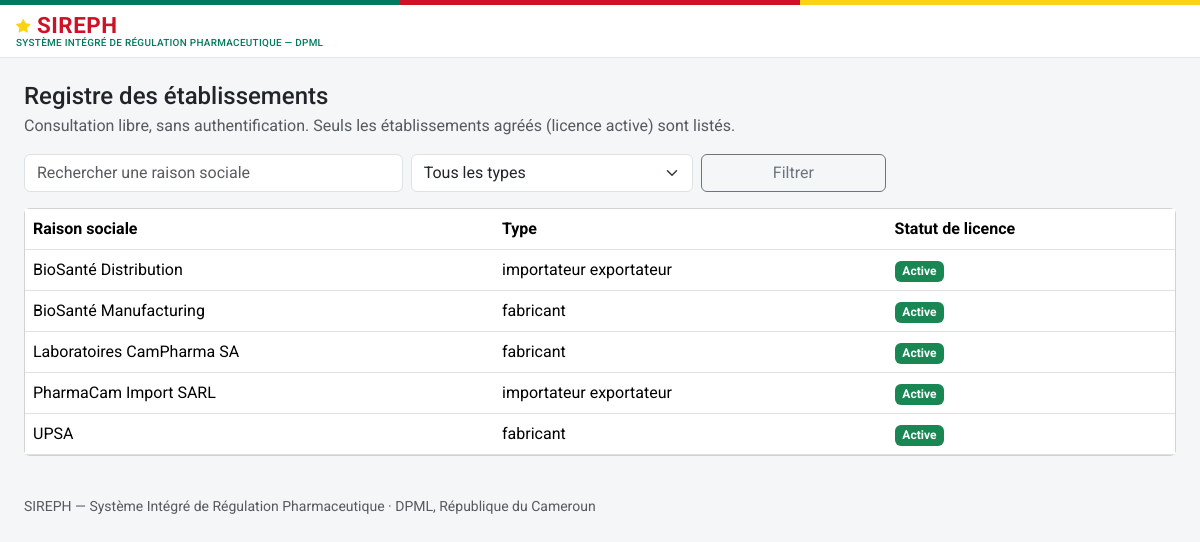
Before: /etablissements with the older database file.
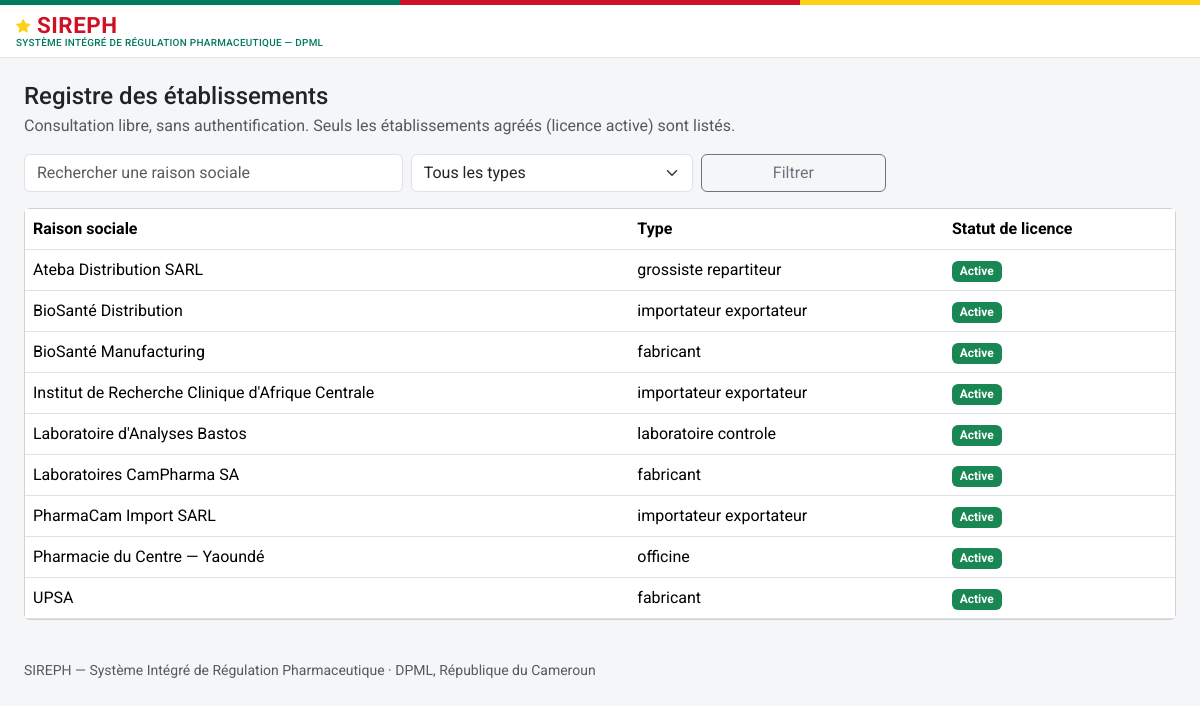
After: the same page with the newer database file.
### models.py (models this page shows)
class Etablissement(db.Model):
    id = db.Column(db.Integer, primary_key=True)
    raison_sociale = db.Column(db.String(255), nullable=False)
    type = db.Column(db.String(40), nullable=False)
    adresse = db.Column(db.String(500))
    latitude = db.Column(db.Float, nullable=True)   # géolocalisation — exploité par le futur module RI
    longitude = db.Column(db.Float, nullable=True)
    statut_licence = db.Column(db.String(20), nullable=False, default="en_instruction")
    date_expiration_licence = db.Column(db.Date, nullable=True)
    pharmacien_responsable_id = db.Column(db.Integer, db.ForeignKey("personne.id"), nullable=True)
    categorie_activite = db.Column(db.String(30), nullable=True)
    pharmacien_responsable = db.relationship("Personne", foreign_keys=[pharmacien_responsable_id])

### routes_ri.py (the view)
@ri_bp.route("/etablissements")
def etablissements_registre():
    q = Etablissement.query
    texte = request.args.get("q", "").strip()
    type_etab = request.args.get("type", "")
    statut = request.args.get("statut", "")
    vue_publique = current_user() is None
    if vue_publique:
        q = q.filter_by(statut_licence="active")
        statut = "active"
    if texte:
        q = q.filter(Etablissement.raison_sociale.ilike(f"%{texte}%"))
    if type_etab:
        q = q.filter_by(type=type_etab)
    if statut and not vue_publique:
        q = q.filter_by(statut_licence=statut)
    etablissements = q.order_by(Etablissement.raison_sociale).all()
    return render_template("inspection/etablissements_registre.html", etablissements=etablissements,
                            q=texte, type_etab=type_etab, statut=statut, vue_publique=vue_publique)

### auth.py (called while the page is built)
def current_user():
    uid = session.get("user_id")
    if not uid:
        return None
    return db.session.get(Personne, uid)

### templates/inspection/etablissements_registre.html (shortened to what this page needs)
{% extends "base.html" %}
{% block content %}
<h4 class="mb-1">Registre des établissements</h4>
{% if vue_publique %}
<p class="text-muted">Consultation libre, sans authentification. Seuls les établissements agréés (licence active) sont listés.</p>
{% endif %}
<form method="get" class="row g-2 mb-3" role="search">
  <div class="col-md-4">
    <input type="text" class="form-control" id="q" name="q" value="{{ q }}" placeholder="Rechercher une raison sociale">
  </div>
  <div class="col-md-3">
    <select class="form-select" id="type" name="type">
      <option value="">Tous les types</option>
    </select>
  </div>
  <div class="col-md-2"><button class="btn btn-outline-secondary w-100">Filtrer</button></div>
</form>
<div class="card">
  <div class="table-responsive">
    <table class="table table-hover align-middle mb-0">
      <thead><tr><th>Raison sociale</th><th>Type</th><th>Statut de licence</th></tr></thead>
      <tbody>
        {% for e in etablissements %}
        <tr>
          <td>{% if vue_publique %}{{ e.raison_sociale }}{% else %}<a href="{{ url_for('ri.etablissement_fiche', id=e.id) }}">{{ e.raison_sociale }}</a>{% endif %}</td>
          <td>{{ e.type.replace('_',' ') }}</td>
          <td><span class="badge {{ 'bg-success' if e.statut_licence == 'active' else ('bg-danger' if e.statut_licence in ('suspendue','revoquee') else 'bg-secondary') }}">{{ STATUTS_LICENCE.get(e.statut_licence, e.statut_licence) }}</span></td>
        </tr>
        {% else %}
        <tr><td colspan="3" class="text-center text-muted py-4">Aucun résultat ne correspond à ces critères.</td></tr>
        {% endfor %}
      </tbody>
    </table>
  </div>
</div>
{% endblock %}

### templates/base.html (shortened to what this page needs)
<!doctype html>
<html lang="fr">
<head>
<link href="https://cdn.jsdelivr.net/npm/bootstrap@5.3.3/dist/css/bootstrap.min.css" rel="stylesheet">
<link href="https://cdn.jsdelivr.net/npm/bootstrap-icons@1.11.3/font/bootstrap-icons.css" rel="stylesheet">
<link href="{{ url_for('static', filename='css/style.css') }}" rel="stylesheet">
</head>
<body>
<div class="sireph-flagbar" aria-hidden="true"><span></span><span></span><span></span></div>
<header class="sireph-topbar">
  <div class="container-fluid px-3 py-2 d-flex align-items-center justify-content-between">
    <div class="d-flex align-items-center gap-2">
      <a class="sireph-brand" href="{{ current_user and url_for('dashboard') or url_for('login') }}">
        <i class="bi bi-star-fill"></i> SIREPH
        <small>Système Intégré de Régulation Pharmaceutique — DPML</small>
      </a>
    </div>
  </div>
</header>
<div class="sireph-layout">
  <main id="contenu-principal" class="sireph-content">
    {% block content %}{% endblock %}
    <footer class="text-muted small py-4 mt-3">
      SIREPH — Système Intégré de Régulation Pharmaceutique · DPML, République du Cameroun
    </footer>
  </main>
</div>
</body>
</html>

### static/css/style.css (style rules this page uses)
:root { --cm-green: #007a5e; --cm-green-dark: #00553f; --cm-red: #ce1126; --cm-yellow: #fcd116; }
body { background-color: #f4f6f8; font-family: "Roboto", -apple-system, BlinkMacSystemFont, "Segoe UI", Arial, sans-serif; }
.sireph-flagbar { height: 5px; display: flex; }
.sireph-flagbar span { flex: 1 1 0; }
.sireph-flagbar span:nth-child(1) { background-color: var(--cm-green); }
.sireph-flagbar span:nth-child(2) { background-color: var(--cm-red); }
.sireph-flagbar span:nth-child(3) { background-color: var(--cm-yellow); }
.sireph-topbar { background-color: #ffffff; border-bottom: 1px solid #e2e6ea; }
.sireph-brand { font-weight: 700; font-size: 1.4rem; color: var(--cm-red); letter-spacing: 0.5px; text-decoration: none; line-height: 1.1; }
.sireph-brand .bi-star-fill { color: var(--cm-yellow); font-size: 0.9rem; vertical-align: 2px; }
.sireph-brand small { display: block; font-size: 0.62rem; font-weight: 500; color: var(--cm-green); letter-spacing: 0.3px; text-transform: uppercase; }
.sireph-layout { display: flex; align-items: stretch; min-height: calc(100vh - 63px); }
.sireph-content { flex: 1 1 auto; min-width: 0; padding: 1.5rem; }

Changed rows visible on the page:
added Etablissement: raison_sociale "Ateba Distribution SARL", type.replace "grossiste repartiteur", get "Active"
added Etablissement: raison_sociale "Institut de Recherche Clinique d'Afrique Centrale", type.replace "importateur exportateur", get "Active"
added Etablissement: raison_sociale "Laboratoire d'Analyses Bastos", type.replace "laboratoire controle", get "Active"
added Etablissement: raison_sociale "Pharmacie du Centre — Yaoundé", type.replace "officine", get "Active"
